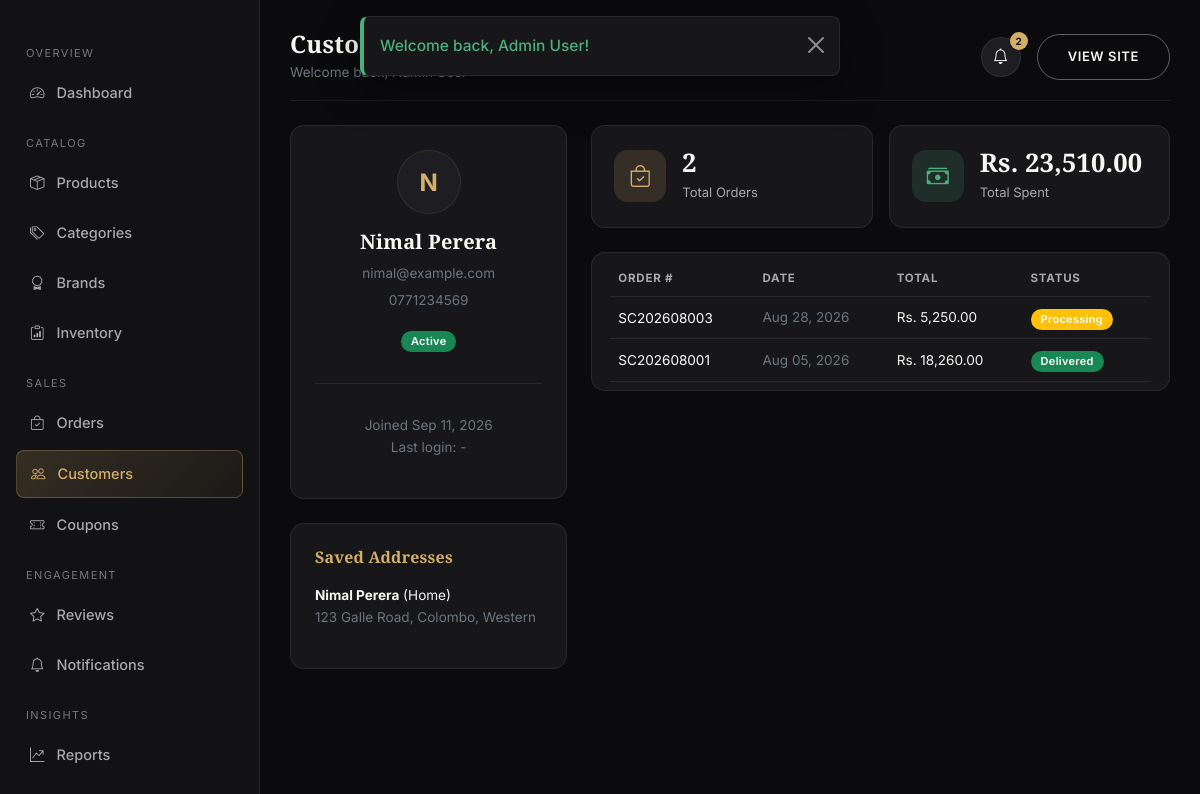
The app's page /admin/customers/details.php?id=3 (signed in) with its own data.
### tables this page shows
CREATE TABLE users (
    user_id INT AUTO_INCREMENT PRIMARY KEY,
    role_id INT NOT NULL DEFAULT 1,
    full_name VARCHAR(120) NOT NULL,
    email VARCHAR(150) NOT NULL UNIQUE,
    phone VARCHAR(20) DEFAULT NULL,
    password_hash VARCHAR(255) NOT NULL,
    profile_image VARCHAR(255) DEFAULT NULL,
    status ENUM('active','inactive','banned') NOT NULL DEFAULT 'active',
    reset_token VARCHAR(191) DEFAULT NULL,
    reset_token_expires DATETIME DEFAULT NULL,
    last_login DATETIME DEFAULT NULL,
    created_at TIMESTAMP NOT NULL DEFAULT CURRENT_TIMESTAMP,
    updated_at TIMESTAMP NOT NULL DEFAULT CURRENT_TIMESTAMP ON UPDATE CURRENT_TIMESTAMP,
    FOREIGN KEY (role_id) REFERENCES roles(role_id),
    INDEX idx_email (email),
    INDEX idx_role (role_id)
);

CREATE TABLE addresses (
    address_id INT AUTO_INCREMENT PRIMARY KEY,
    user_id INT NOT NULL,
    full_name VARCHAR(120) NOT NULL,
    phone VARCHAR(20) NOT NULL,
    address_line VARCHAR(255) NOT NULL,
    city VARCHAR(100) NOT NULL,
    province VARCHAR(100) NOT NULL,
    postal_code VARCHAR(20) DEFAULT NULL,
    address_type ENUM('home','office','other') NOT NULL DEFAULT 'home',
    is_default TINYINT(1) NOT NULL DEFAULT 0,
    created_at TIMESTAMP NOT NULL DEFAULT CURRENT_TIMESTAMP,
    FOREIGN KEY (user_id) REFERENCES users(user_id) ON DELETE CASCADE
);

CREATE TABLE orders (
    order_id INT AUTO_INCREMENT PRIMARY KEY,
    order_number VARCHAR(30) NOT NULL UNIQUE,
    user_id INT NOT NULL,
    address_id INT DEFAULT NULL,
    coupon_id INT DEFAULT NULL,
    subtotal DECIMAL(10,2) NOT NULL DEFAULT 0,
    discount_amount DECIMAL(10,2) NOT NULL DEFAULT 0,
    delivery_fee DECIMAL(10,2) NOT NULL DEFAULT 0,
    total_amount DECIMAL(10,2) NOT NULL DEFAULT 0,
    delivery_method ENUM('standard','express') NOT NULL DEFAULT 'standard',
    payment_method ENUM('cod','card') NOT NULL DEFAULT 'cod',
    order_status ENUM('pending','confirmed','processing','shipped','delivered','cancelled') NOT NULL DEFAULT 'pending',
    assigned_staff_id INT DEFAULT NULL,
    shipping_full_name VARCHAR(120) NOT NULL,
    shipping_phone VARCHAR(20) NOT NULL,
    shipping_address VARCHAR(255) NOT NULL,
    shipping_city VARCHAR(100) NOT NULL,
    shipping_province VARCHAR(100) NOT NULL,
    shipping_postal_code VARCHAR(20) DEFAULT NULL,
    notes VARCHAR(255) DEFAULT NULL,
    created_at TIMESTAMP NOT NULL DEFAULT CURRENT_TIMESTAMP,
    updated_at TIMESTAMP NOT NULL DEFAULT CURRENT_TIMESTAMP ON UPDATE CURRENT_TIMESTAMP,
    FOREIGN KEY (user_id) REFERENCES users(user_id) ON DELETE CASCADE,
    FOREIGN KEY (address_id) REFERENCES addresses(address_id) ON DELETE SET NULL,
    FOREIGN KEY (coupon_id) REFERENCES coupons(coupon_id) ON DELETE SET NULL,
    FOREIGN KEY (assigned_staff_id) REFERENCES users(user_id) ON DELETE SET NULL,
    INDEX idx_status (order_status),
    INDEX idx_created (created_at),
    INDEX idx_user (user_id)
);

### admin/customers/details.php (the view, shortened to what this page needs)
<?php
$pdo = db();
$id = (int)($_GET['id'] ?? 0);
$stmt = $pdo->prepare("SELECT * FROM users WHERE user_id = ? AND role_id = 1");
$stmt->execute([$id]);
$customer = $stmt->fetch();
$orders = $pdo->prepare("SELECT * FROM orders WHERE user_id = ? ORDER BY created_at DESC");
$orders->execute([$id]);
$orders = $orders->fetchAll();
$addresses = $pdo->prepare("SELECT * FROM addresses WHERE user_id = ?");
$addresses->execute([$id]);
$addresses = $addresses->fetchAll();
$totalSpent = array_sum(array_map(fn($o) => $o['order_status'] !== 'cancelled' ? (float)$o['total_amount'] : 0, $orders));
require __DIR__ . '/../../includes/header.php';
?>
<div class="sc-dash-wrap">
  <?php require __DIR__ . '/../includes/sidebar.php'; ?>
  <main class="sc-content">
    <?php require __DIR__ . '/../includes/topbar.php'; ?>
    <div class="row g-4">
      <div class="col-lg-4">
        <div class="sc-card text-center mb-4">
          <div class="sc-avatar-circle mx-auto mb-3" style="width:64px;height:64px;font-size:24px"><?= e(strtoupper(substr($customer['full_name'],0,1))) ?></div>
          <h5><?= e($customer['full_name']) ?></h5>
          <p class="text-secondary small mb-1"><?= e($customer['email']) ?></p>
          <p class="text-secondary small mb-3"><?= e($customer['phone']) ?></p>
          <span class="badge sc-badge bg-<?= $customer['status'] === 'active' ? 'success' : 'danger' ?>"><?= ucfirst($customer['status']) ?></span>
          <div class="sc-divider"></div>
          <p class="small text-secondary mb-0">Joined <?= friendly_date($customer['created_at'], 'M d, Y') ?></p>
          <p class="small text-secondary">Last login: <?= friendly_date($customer['last_login']) ?></p>
        </div>
        <div class="sc-card">
          <h6 class="text-gold mb-3">Saved Addresses</h6>
          <?php foreach ($addresses as $a): ?>
            <div class="mb-3 small">
              <strong><?= e($a['full_name']) ?></strong> (<?= ucfirst($a['address_type']) ?>)<br>
              <span class="text-secondary"><?= e($a['address_line']) ?>, <?= e($a['city']) ?>, <?= e($a['province']) ?></span>
            </div>
          <?php endforeach; ?>
        </div>
      </div>
      <div class="col-lg-8">
        <div class="row g-3 mb-4">
          <div class="col-6"><div class="sc-stat-card"><div class="sc-stat-icon" style="background:rgba(212,175,106,.15);color:var(--sc-gold)"><i class="bi bi-bag-check"></i></div><div><h3><?= count($orders) ?></h3><span class="label">Total Orders</span></div></div></div>
          <div class="col-6"><div class="sc-stat-card"><div class="sc-stat-icon" style="background:rgba(76,175,128,.15);color:var(--sc-success)"><i class="bi bi-cash-stack"></i></div><div><h3><?= money($totalSpent) ?></h3><span class="label">Total Spent</span></div></div></div>
        </div>
        <div class="sc-table-wrap">
          <table class="table align-middle mb-0">
            <thead class="sc-thead"><tr><th>Order #</th><th>Date</th><th>Total</th><th>Status</th></tr></thead>
            <tbody>
              <?php foreach ($orders as $o): ?>
                <tr>
                  <td><a href="<?= BASE_URL ?>admin/orders/details.php?id=<?= $o['order_id'] ?>" class="text-white small"><?= e($o['order_number']) ?></a></td>
                  <td class="small text-secondary"><?= friendly_date($o['created_at'], 'M d, Y') ?></td>
                  <td class="small"><?= money($o['total_amount']) ?></td>
                  <td><?= order_status_badge($o['order_status']) ?></td>
                </tr>
              <?php endforeach; ?>
            </tbody>
          </table>
        </div>
      </div>
    </div>
  </main>
</div>
<?php require __DIR__ . '/../../includes/dash-footer.php'; ?>

### includes/functions.php (shortened to what this page needs)
<?php
function e($value): string
{
    return htmlspecialchars((string)($value ?? ''), ENT_QUOTES, 'UTF-8');
}
function money($amount): string
{
    return 'Rs. ' . number_format((float)$amount, 2);
}
function friendly_date($datetime, string $format = 'M d, Y h:i A'): string
{
    if (!$datetime) return '-';
    return date($format, strtotime($datetime));
}
    ob_start(); ?>
    <?php return ob_get_clean();
function order_status_badge(string $status): string
{
    $map = [
        'pending' => 'secondary',
        'confirmed' => 'info',
        'processing' => 'warning',
        'shipped' => 'primary',
        'delivered' => 'success',
        'cancelled' => 'danger',
    ];
    $class = $map[$status] ?? 'secondary';
    return '<span class="badge sc-badge bg-' . $class . '">' . ucfirst($status) . '</span>';
}

### assets/css/style.css (style rules this page uses)
:root { --sc-black: #0b0b0d; --sc-charcoal: #121214; --sc-charcoal-2: #17171a; --sc-charcoal-3: #1e1e22; --sc-border: rgba(255, 255, 255, 0.08); --sc-white: #f7f6f3; --sc-gray: #a8a8ad; --sc-gray-dim: #77777d; --sc-gold: #d4af6a; --sc-gold-soft: #e8cd9a; --sc-gold-deep: #b9903f; --sc-success: #4caf80; --sc-danger: #e0665f; --sc-warning: #e0b25f; --sc-info: #6fa8dc; --sc-radius: 14px; --sc-radius-sm: 8px; --sc-shadow: 0 10px 30px rgba(0, 0, 0, 0.35); --sc-transition: all .28s cubic-bezier(.4,0,.2,1); --sc-font-heading: 'Playfair Display', Georgia, serif; --sc-font-body: 'Inter', -apple-system, BlinkMacSystemFont, 'Segoe UI', sans-serif; }
* { box-sizing: border-box; }
body { background: var(--sc-black); color: var(--sc-white); font-family: var(--sc-font-body); font-size: 15.5px; line-height: 1.65; -webkit-font-smoothing: antialiased; animation: scPageFadeIn .18s ease both; }
h1, h2, h3, h4, h5, h6, .sc-heading { font-family: var(--sc-font-heading); font-weight: 700; letter-spacing: .2px; color: var(--sc-white); }
a { color: var(--sc-gold); text-decoration: none; transition: var(--sc-transition); }
.sc-avatar-circle { width: 42px; height: 42px; border-radius: 50%; background: var(--sc-charcoal-3); display: flex; align-items: center; justify-content: center; color: var(--sc-gold); font-weight: 700; border: 1px solid var(--sc-border); }
.sc-card { background: var(--sc-charcoal-2); border: 1px solid var(--sc-border); border-radius: var(--sc-radius); padding: 24px; }
.table { color: var(--sc-white); }
.table > :not(caption) > * > * { background: transparent; border-bottom-color: var(--sc-border); color: var(--sc-white); }
.sc-table-wrap { background: var(--sc-charcoal-2); border: 1px solid var(--sc-border); border-radius: var(--sc-radius); padding: 8px 18px; }
thead.sc-thead th { color: var(--sc-gray); text-transform: uppercase; font-size: 11.5px; letter-spacing: .8px; border-bottom-color: var(--sc-border) !important; }
.sc-badge { font-weight: 600; font-size: 11px; padding: 5px 10px; border-radius: 20px; letter-spacing: .3px; }
.sc-dash-wrap { display: flex; align-items: flex-start; min-height: calc(100vh - 76px); }
.sc-content { flex: 1; padding: 30px; max-width: 100%; overflow-x: hidden; }
.sc-stat-card { background: var(--sc-charcoal-2); border: 1px solid var(--sc-border); border-radius: var(--sc-radius); padding: 22px; display: flex; align-items: center; gap: 16px; height: 100%; }
.sc-stat-icon { width: 52px; height: 52px; border-radius: 14px; display: flex; align-items: center; justify-content: center; font-size: 22px; flex-shrink: 0; }
.sc-stat-card h3 { font-size: 1.6rem; margin: 0; }
.sc-stat-card span.label { color: var(--sc-gray); font-size: 13px; }
.text-gold { color: var(--sc-gold) !important; }
.sc-divider { height: 1px; background: var(--sc-border); margin: 30px 0; }

### records on screen
users: full_name "N", full_name "Nimal Perera", email "nimal@example.com", phone "0771234569", status "Active", created_at "Sep 11, 2026", last_login "-"
addresses: full_name "Nimal Perera", address_type "Home", address_line "123 Galle Road", city "Colombo", province "Western"
orders: order_number "SC202608003", created_at "Aug 28, 2026", total_amount "Rs. 5,250.00", order_status "Processing"
orders: order_number "SC202608001", created_at "Aug 05, 2026", total_amount "Rs. 18,260.00", order_status "Delivered"

### other values on screen
$f['message'] "Welcome back, Admin User!"
$label "Dashboard Products Categories Brands Inventory Orders Customers Coupons Reviews Notifications Reports"
$pageTitle "Customer…"
$adminNotifCount "2"
count($orders) "2"
money($totalSpent) "Rs. 23,510.00"
